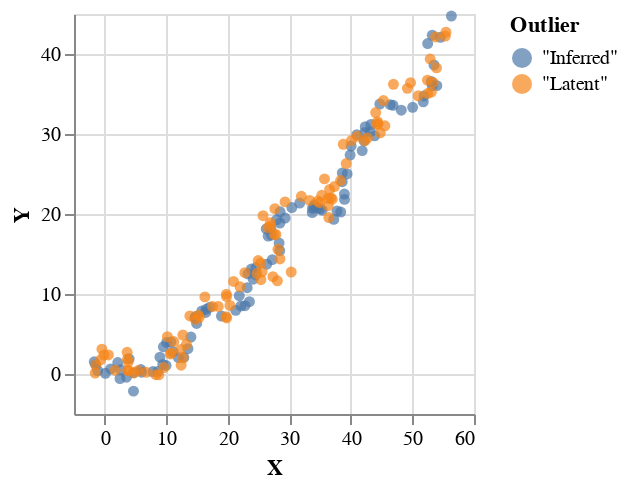

The code cell stored with this chart in its notebook:
### Code cell
(inferredXs, inferredYs) = unzip $ fst =<< smcRes

plotVega 
    (zip (zip (xs <> inferredXs) (ys <> inferredYs)) 
    (replicate 100 (T.pack "Inferred") <> replicate 100 (T.pack "Latent")))

### Figure 1 — Vega-Lite specification as saved in the notebook (floating-point values rounded to 4 significant figures; data arrays with more than 128 entries replaced by an {"elided": "..."} marker saying what was removed)
{"$schema": "https://vega.github.io/schema/vega-lite/v4.json", "data": {"values": {"elided": "200 records"}}, "encoding": {"color": {"field": "Outlier"}, "x": {"field": "X", "type": "quantitative"}, "y": {"field": "Y", "type": "quantitative"}}, "height": 200, "mark": "circle", "width": 200}
